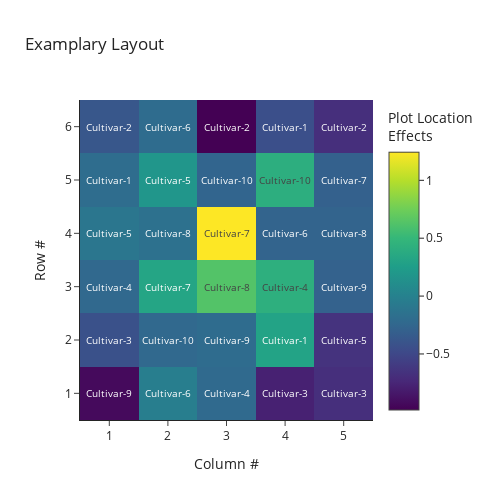

The notebook cell this image was saved under:
### Code cell
fig = go.Figure()
fig.add_trace(go.Heatmap(z=layout.PLOC_EFF, y=layout.ROW, x=layout.COL, 
                         text=['Cultivar-'+ str(i) for i in layout.ENTRY_CODE],
                         texttemplate="%{text}", textfont={"size": 10},
                         hovertemplate = 'Col # : %{x}<br>' +
                                         'Row # : %{y}<br>' + 
                                         'Cultivar : %{text}<br>'+
                                         'Plot Loc Effect: %{z:.2f}<extra></extra>',
                         colorbar=dict(title='Plot Location <br>Effects'),      
                        ))
fig.update_layout(title='Examplary Layout', 
                  xaxis = dict(title='Column #', dtick=1),
                  yaxis = dict(title='Row #', dtick=1), 
                  autosize=False, width=500, height=500,
                 )
fig.show()

### Figure 1 — Plotly figure (JSON) as saved in the notebook; plotly's stock layout.template omitted (floating-point values rounded to 4 significant figures)
{"data": [{"colorbar": {"title": {"text": "Plot Location <br>Effects"}}, "hovertemplate": "Col # : %{x}<br>Row # : %{y}<br>Cultivar : %{text}<br>Plot Loc Effect: %{z:.2f}<extra></extra>", "text": ["Cultivar-9", "Cultivar-6", "Cultivar-4", "Cultivar-3", "Cultivar-3", "Cultivar-5", "Cultivar-1", "Cultivar-9", "Cultivar-10", "Cultivar-3", "Cultivar-4", "Cultivar-7", "Cultivar-8", "Cultivar-4", "Cultivar-9", "Cultivar-8", "Cultivar-6", "Cultivar-7", "Cultivar-8", "Cultivar-5", "Cultivar-1", "Cultivar-5", "Cultivar-10", "Cultivar-10", "Cultivar-7", "Cultivar-2", "Cultivar-1", "Cultivar-2", "Cultivar-6", "Cultivar-2"], "textfont": {"size": 10}, "texttemplate": "%{text}", "type": "heatmap", "x": [1, 2, 3, 4, 5, 5, 4, 3, 2, 1, 1, 2, 3, 4, 5, 5, 4, 3, 2, 1, 1, 2, 3, 4, 5, 5, 4, 3, 2, 1], "y": [1, 1, 1, 1, 1, 2, 2, 2, 2, 2, 3, 3, 3, 3, 3, 4, 4, 4, 4, 4, 5, 5, 5, 5, 5, 6, 6, 6, 6, 6], "z": [-0.9257, -0.03162, -0.2263, -0.7812, -0.684, -0.6543, 0.3024, -0.2058, -0.234, -0.4222, -0.2324, 0.3178, 0.6311, 0.4253, -0.2918, -0.2717, -0.2767, 1.243, -0.1532, -0.1048, -0.1918, 0.1784, -0.2624, 0.4124, -0.2982, -0.6814, -0.4391, -0.9841, -0.2044, -0.3767]}], "layout": {"autosize": false, "height": 500, "title": {"text": "Examplary Layout"}, "width": 500, "xaxis": {"dtick": 1, "title": {"text": "Column #"}}, "yaxis": {"dtick": 1, "title": {"text": "Row #"}}}}
